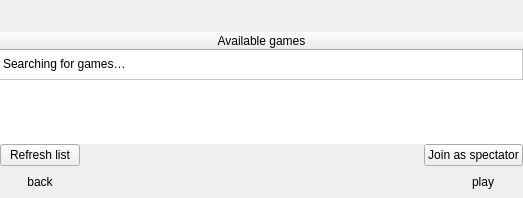
        <widget class="QWidget" name="play_page">
         <layout class="QVBoxLayout" name="verticalLayout_6" stretch="2,7,1,2">
          <property name="spacing">
           <number>0</number>
          </property>
          <property name="leftMargin">
           <number>0</number>
          </property>
          <property name="topMargin">
           <number>0</number>
          </property>
          <property name="rightMargin">
           <number>0</number>
          </property>
          <property name="bottomMargin">
           <number>0</number>
          </property>
          <item>
           <spacer name="verticalSpacer_5">
            <property name="orientation">
             <enum>Qt::Vertical</enum>
            </property>
            <property name="sizeHint" stdset="0">
             <size>
              <width>20</width>
              <height>86</height>
             </size>
            </property>
           </spacer>
          </item>
          <item>
           <widget class="QTableWidget" name="games_table">
            <property name="minimumSize">
             <size>
              <width>520</width>
              <height>0</height>
             </size>
            </property>
            <property name="frameShape">
             <enum>QFrame::NoFrame</enum>
            </property>
            <property name="sizeAdjustPolicy">
             <enum>QAbstractScrollArea::AdjustToContents</enum>
            </property>
            <property name="editTriggers">
             <set>QAbstractItemView::NoEditTriggers</set>
            </property>
            <property name="alternatingRowColors">
             <bool>true</bool>
            </property>
            <property name="selectionMode">
             <enum>QAbstractItemView::SingleSelection</enum>
            </property>
            <property name="selectionBehavior">
             <enum>QAbstractItemView::SelectRows</enum>
            </property>
            <property name="textElideMode">
             <enum>Qt::ElideNone</enum>
            </property>
            <property name="verticalScrollMode">
             <enum>QAbstractItemView::ScrollPerPixel</enum>
            </property>
            <property name="horizontalScrollMode">
             <enum>QAbstractItemView::ScrollPerPixel</enum>
            </property>
            <property name="rowCount">
             <number>1</number>
            </property>
            <property name="columnCount">
             <number>1</number>
            </property>
            <attribute name="horizontalHeaderStretchLastSection">
             <bool>true</bool>
            </attribute>
            <attribute name="verticalHeaderVisible">
             <bool>false</bool>
            </attribute>
            <row>
             <property name="text">
              <string/>
             </property>
            </row>
            <column>
             <property name="text">
              <string>Available games</string>
             </property>
            </column>
            <item row="0" column="0">
             <property name="text">
              <string>Searching for games…</string>
             </property>
            </item>
           </widget>
          </item>
          <item>
           <widget class="QWidget" name="blocking_widget" native="true">
            <layout class="QHBoxLayout" name="horizontalLayout_6">
             <property name="leftMargin">
              <number>0</number>
             </property>
             <property name="topMargin">
              <number>0</number>
             </property>
             <property name="rightMargin">
              <number>0</number>
             </property>
             <property name="bottomMargin">
              <number>0</number>
             </property>
             <item>
              <widget class="QPushButton" name="refresh_games_button">
               <property name="text">
                <string>Refresh list</string>
               </property>
              </widget>
             </item>
             <item>
              <spacer name="horizontalSpacer_6">
               <property name="orientation">
                <enum>Qt::Horizontal</enum>
               </property>
               <property name="sizeHint" stdset="0">
                <size>
                 <width>40</width>
                 <height>20</height>
                </size>
               </property>
              </spacer>
             </item>
             <item>
              <widget class="QPushButton" name="spectate_game_button">
               <property name="text">
                <string>Join as spectator</string>
               </property>
               <property name="flat">
                <bool>false</bool>
               </property>
              </widget>
             </item>
            </layout>
           </widget>
          </item>
          <item>
           <widget class="QWidget" name="widget_3" native="true">
            <property name="sizePolicy">
             <sizepolicy hsizetype="Preferred" vsizetype="Minimum">
              <horstretch>0</horstretch>
              <verstretch>0</verstretch>
             </sizepolicy>
            </property>
            <layout class="QHBoxLayout" name="horizontalLayout_5">
             <property name="spacing">
              <number>0</number>
             </property>
             <property name="leftMargin">
              <number>0</number>
             </property>
             <property name="topMargin">
              <number>0</number>
             </property>
             <property name="rightMargin">
              <number>0</number>
             </property>
             <property name="bottomMargin">
              <number>0</number>
             </property>
             <item>
              <widget class="QPushButton" name="play_back_button">
               <property name="text">
                <string>back</string>
               </property>
               <property name="flat">
                <bool>true</bool>
               </property>
              </widget>
             </item>
             <item>
              <spacer name="horizontalSpacer_5">
               <property name="orientation">
                <enum>Qt::Horizontal</enum>
               </property>
               <property name="sizeHint" stdset="0">
                <size>
                 <width>40</width>
                 <height>20</height>
                </size>
               </property>
              </spacer>
             </item>
             <item>
              <widget class="QPushButton" name="play_play_button">
               <property name="text">
                <string>play</string>
               </property>
               <property name="flat">
                <bool>true</bool>
               </property>
              </widget>
             </item>
            </layout>
           </widget>
          </item>
         </layout>
        </widget>
